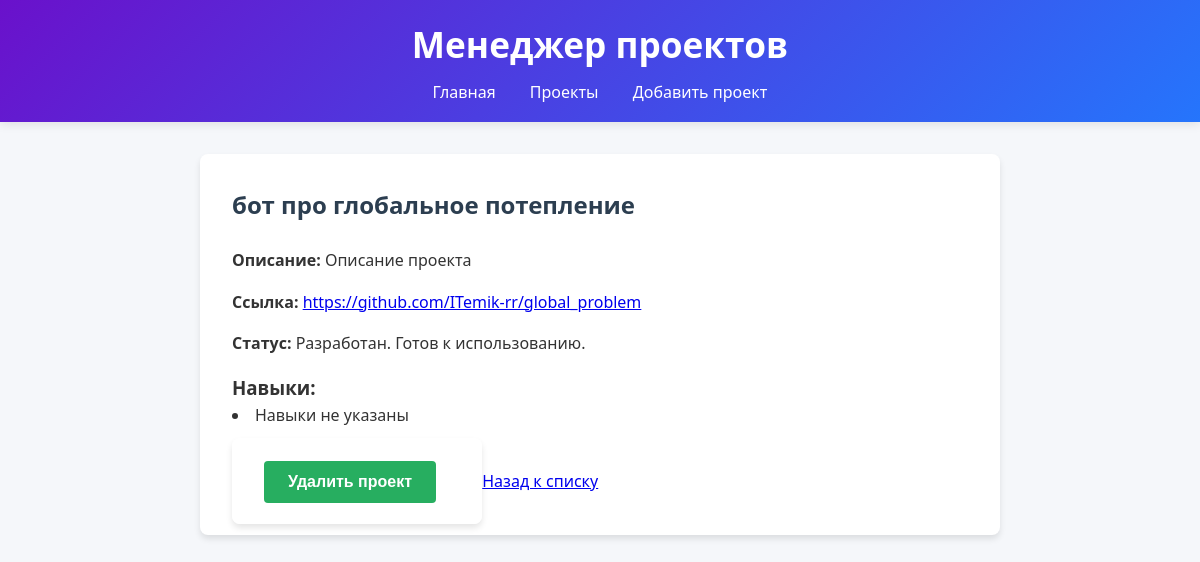
Screenshot of /project/2 with the database file from the repository.
### tables this page shows
CREATE TABLE projects (
            project_id INTEGER PRIMARY KEY,
            user_id INTEGER NOT NULL,
            project_name TEXT NOT NULL,
            description TEXT,
            url TEXT,
            status_id INTEGER,
            FOREIGN KEY (status_id) REFERENCES status(status_id)
                );

CREATE TABLE status (
                    status_id INTEGER PRIMARY KEY,
            status_name TEXT NOT NULL
                );

### CH3L2/app.py (the view)
@app.route('/project/<int:project_id>')
def project_detail(project_id):
    conn = sqlite3.connect(DATABASE)
    cur = conn.cursor()
    cur.execute('''
        SELECT p.*, s.status_name
        FROM projects p
        JOIN status s ON p.status_id = s.status_id
        WHERE p.project_id = ?
    ''', (project_id,))
    project = cur.fetchone()
    if not project:
        conn.close()
        return "Проект не найден", 404
    cur.execute('''
        SELECT s.skill_name
        FROM skills s
        JOIN project_skills ps ON s.skill_id = ps.skill_id
        WHERE ps.project_id = ?
    ''', (project_id,))
    skills = [row[0] for row in cur.fetchall()]
    conn.close()
    return render_template('project_detail.html', project=project, skills=skills)

### CH3L2/templates/project_detail.html (shortened to what this page needs)
{% extends "base.html" %}
{% block content %}
<div class="project-detail">
    <h2>{{ project[2] }}</h2>
    <p><strong>Описание:</strong> {{ project[3] or 'Нет описания' }}</p>
    <p><strong>Ссылка:</strong>
        {% if project[4] %}
        <a href="{{ project[4] }}" target="_blank">{{ project[4] }}</a>
        {% else %}
        Не указана
        {% endif %}
    </p>
    <p><strong>Статус:</strong> {{ project[-1] }}</p>
    <h3>Навыки:</h3>
    <ul>
        {% for skill in skills %}
        <li>{{ skill }}</li>
        {% else %}
        <li>Навыки не указаны</li>
        {% endfor %}
    </ul>
    <div class="actions">
        <form action="{{ url_for('delete_project', project_id=project[0]) }}" method="POST" style="display:inline;">
            <button type="submit" class="btn-delete">Удалить проект</button>
        </form>
        <a href="{{ url_for('list_projects') }}">Назад к списку</a>
    </div>
</div>
{% endblock %}

### CH3L2/static/style.css (style rules this page uses)
* { margin: 0; padding: 0; box-sizing: border-box; }
body { font-family: 'Segoe UI', Tahoma, Geneva, Verdana, sans-serif; line-height: 1.6; color: #333; background-color: #f5f7fa; }
form { background: white; padding: 2rem; border-radius: 8px; box-shadow: 0 4px 6px rgba(0, 0, 0, 0.1); max-width: 600px; margin: 2rem auto; }
button { background: #3498db; color: white; border: none; padding: 12px 24px; border-radius: 4px; cursor: pointer; font-size: 1rem; font-weight: 600; transition: background 0.3s ease; margin-right: 10px; }
button[type="submit"] { background: #27ae60; }
.project-detail { background: white; padding: 2rem; border-radius: 8px; box-shadow: 0 4px 6px rgba(0, 0, 0, 0.1); max-width: 800px; margin: 2rem auto; }
.project-detail h2 { color: #2c3e50; margin-bottom: 1.5rem; }
.project-detail p { margin-bottom: 1rem; }
.project-detail ul { list-style-position: inside; margin-bottom: 1.5rem; }
.actions { margin-top: 2rem; }
.btn-delete { background: #e74c3c; }

### rows the page displays
projects: project_name "бот про глобальное потепление", description "Описание проекта", url "https://github.com/ITemik-rr/global_problem"
status: status_name "Разработан. Готов к использованию."
